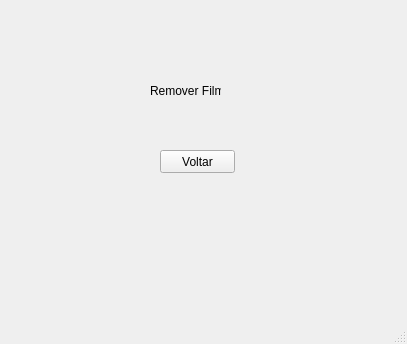
<?xml version="1.0" encoding="UTF-8"?>
<ui version="4.0">
 <class>MainWindow</class>
 <widget class="QMainWindow" name="MainWindow">
  <property name="geometry">
   <rect>
    <x>0</x>
    <y>0</y>
    <width>407</width>
    <height>344</height>
   </rect>
  </property>
  <property name="windowTitle">
   <string>MainWindow</string>
  </property>
  <widget class="QWidget" name="centralwidget">
   <widget class="QPushButton" name="pushButton">
    <property name="geometry">
     <rect>
      <x>160</x>
      <y>150</y>
      <width>75</width>
      <height>23</height>
     </rect>
    </property>
    <property name="text">
     <string>Voltar</string>
    </property>
   </widget>
   <widget class="QLabel" name="label">
    <property name="geometry">
     <rect>
      <x>150</x>
      <y>80</y>
      <width>71</width>
      <height>21</height>
     </rect>
    </property>
    <property name="text">
     <string>Remover Filme</string>
    </property>
   </widget>
  </widget>
  <widget class="QMenuBar" name="menubar">
   <property name="geometry">
    <rect>
     <x>0</x>
     <y>0</y>
     <width>407</width>
     <height>21</height>
    </rect>
   </property>
  </widget>
  <widget class="QStatusBar" name="statusbar"/>
 </widget>
 <resources/>
 <connections/>
</ui>
